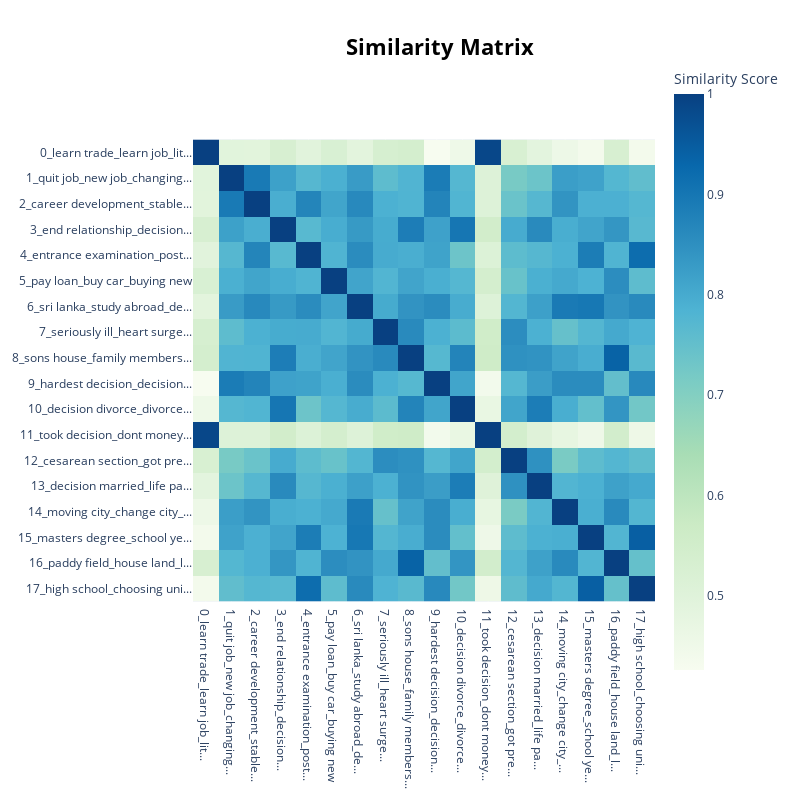

The cell this chart's notebook holds for it:
### Code cell
topic_model.visualize_heatmap()

### Figure 1 — Plotly figure (JSON) as saved in the notebook; plotly's stock layout.template omitted (floating-point values rounded to 4 significant figures; data arrays with more than 128 entries replaced by an {"elided": "..."} marker saying what was removed)
{"data": [{"coloraxis": "coloraxis", "hovertemplate": "x: %{x}<br>y: %{y}<br>Similarity Score: %{z}<extra></extra>", "name": "0", "type": "heatmap", "x": ["0_learn trade_learn job_lit...", "1_quit job_new job_changing...", "2_career development_stable...", "3_end relationship_decision...", "4_entrance examination_post...", "5_pay loan_buy car_buying new", "6_sri lanka_study abroad_de...", "7_seriously ill_heart surge...", "8_sons house_family members...", "9_hardest decision_decision...", "10_decision divorce_divorce...", "11_took decision_dont money...", "12_cesarean section_got pre...", "13_decision married_life pa...", "14_moving city_change city_...", "15_masters degree_school ye...", "16_paddy field_house land_l...", "17_high school_choosing uni..."], "xaxis": "x", "y": ["0_learn trade_learn job_lit...", "1_quit job_new job_changing...", "2_career development_stable...", "3_end relationship_decision...", "4_entrance examination_post...", "5_pay loan_buy car_buying new", "6_sri lanka_study abroad_de...", "7_seriously ill_heart surge...", "8_sons house_family members...", "9_hardest decision_decision...", "10_decision divorce_divorce...", "11_took decision_dont money...", "12_cesarean section_got pre...", "13_decision married_life pa...", "14_moving city_change city_...", "15_masters degree_school ye...", "16_paddy field_house land_l...", "17_high school_choosing uni..."], "yaxis": "y", "z": {"elided": "18x18 float values"}}], "layout": {"coloraxis": {"colorbar": {"title": {"text": "Similarity Score"}}, "colorscale": [[0, "rgb(247,252,240)"], [0.125, "rgb(224,243,219)"], [0.25, "rgb(204,235,197)"], [0.375, "rgb(168,221,181)"], [0.5, "rgb(123,204,196)"], [0.625, "rgb(78,179,211)"], [0.75, "rgb(43,140,190)"], [0.875, "rgb(8,104,172)"], [1, "rgb(8,64,129)"]]}, "height": 800, "hoverlabel": {"bgcolor": "white", "font": {"family": "Rockwell", "size": 16}}, "legend": {"title": {"text": "Trend"}}, "margin": {"t": 60}, "showlegend": true, "title": {"font": {"color": "Black", "size": 22}, "text": "<b>Similarity Matrix</b>", "x": 0.55, "xanchor": "center", "y": 0.95, "yanchor": "top"}, "width": 800, "xaxis": {"anchor": "y", "constrain": "domain", "domain": [0, 1], "scaleanchor": "y"}, "yaxis": {"anchor": "x", "autorange": "reversed", "constrain": "domain", "domain": [0, 1]}}}
